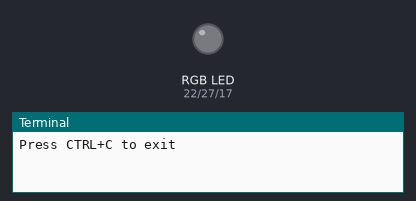
A program run on a simulated Raspberry Pi (BCM pin numbers). Parts: an RGB LED mixed from three pins (HIGH = lit), the last lines printed to the terminal.

Above: at 0.5 s.
At 2.5 s:
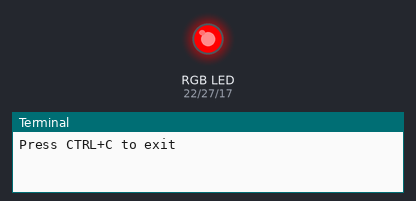
At 3.5 s:
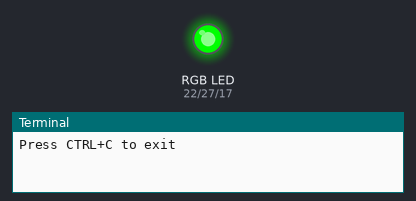
At 4.5 s:
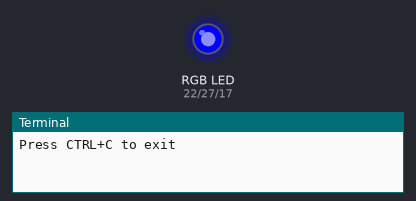
At 6.5 s:
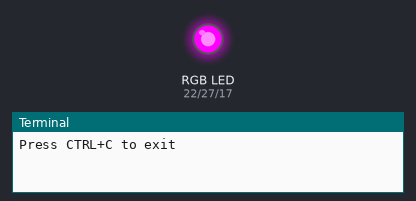
At 9.5 s:
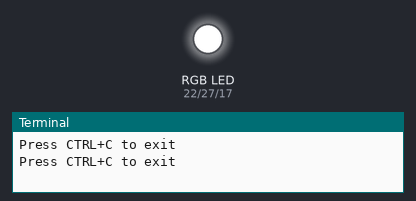
Timing chart, 0 to 10.4 s (numbered marks = the images above):
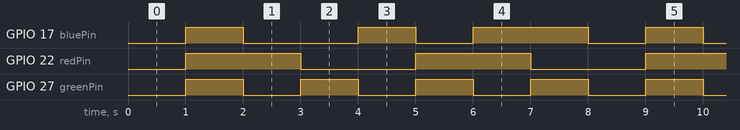

Measured:
- by itself, GPIO 17 (bluePin): repeats every 8.0 s: LOW 2.0 s, HIGH 1.0 s, LOW 1.0 s, HIGH 2.0 s, LOW 1.0 s, HIGH 1.0 s
- by itself, GPIO 22 (redPin): alternates HIGH for 2.0 s and LOW for 2.0 s
- by itself, GPIO 27 (greenPin): alternates HIGH for 1.0 s and LOW for 1.0 s

The program:

rgbled.py
```python
#!/usr/bin/python3
# Import required Python libraries
import RPi.GPIO as GPIO
import time

# Set the Variables
# set red,green and blue pins
redPin = 22
greenPin = 27
bluePin = 17

# Configuration
# disable warnings (optional)
GPIO.setwarnings(False)
# Select GPIO Mode
GPIO.setmode(GPIO.BCM)
# set pins as outputs
GPIO.setup(redPin,GPIO.OUT)
GPIO.setup(greenPin,GPIO.OUT)
GPIO.setup(bluePin,GPIO.OUT)

# Functions
def turnOff():
    GPIO.output(redPin,GPIO.LOW)
    GPIO.output(greenPin,GPIO.LOW)
    GPIO.output(bluePin,GPIO.LOW)
def white():
    GPIO.output(redPin,GPIO.HIGH)
    GPIO.output(greenPin,GPIO.HIGH)
    GPIO.output(bluePin,GPIO.HIGH)
def red():
    GPIO.output(redPin,GPIO.HIGH)
    GPIO.output(greenPin,GPIO.LOW)
    GPIO.output(bluePin,GPIO.LOW)
def green():
    GPIO.output(redPin,GPIO.LOW)
    GPIO.output(greenPin,GPIO.HIGH)
    GPIO.output(bluePin,GPIO.LOW)
def blue():
    GPIO.output(redPin,GPIO.LOW)
    GPIO.output(greenPin,GPIO.LOW)
    GPIO.output(bluePin,GPIO.HIGH)
def yellow():
    GPIO.output(redPin,GPIO.HIGH)
    GPIO.output(greenPin,GPIO.HIGH)
    GPIO.output(bluePin,GPIO.LOW)
def purple():
    GPIO.output(redPin,GPIO.HIGH)
    GPIO.output(greenPin,GPIO.LOW)
    GPIO.output(bluePin,GPIO.HIGH)
def lightBlue():
    GPIO.output(redPin,GPIO.LOW)
    GPIO.output(greenPin,GPIO.HIGH)
    GPIO.output(bluePin,GPIO.HIGH)

# do the stuff
while True:
  try:
    print("Press CTRL+C to exit")
    turnOff()
    time.sleep(1)
    white()
    time.sleep(1)
    red()
    time.sleep(1)
    green()
    time.sleep(1)
    blue()
    time.sleep(1)
    yellow()
    time.sleep(1)
    purple()
    time.sleep(1)
    lightBlue()
    time.sleep(1)
  except KeyboardInterrupt:
    print("Goodbye!")
    turnOff()
    exit (0)
  except :
    print("An Error occurred ... ")
    time.sleep(1)
    continue
```
